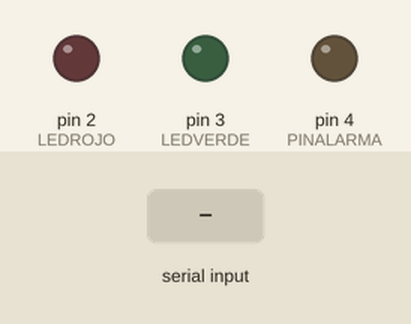
Bench run of a sketch on a simulated Arduino Uno, built with avr-gcc and run on an emulated ATmega328P. Parts: output pins drawn as LEDs (lit = HIGH). The inputs (shaded band) are chosen by the test bench.

Above: at 1.2 s.
1.3 s: "r" received over the second serial link
At 2.2 s:
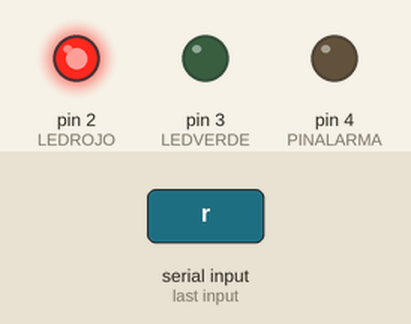
2.8 s: "v" received over the second serial link
At 3.3 s:
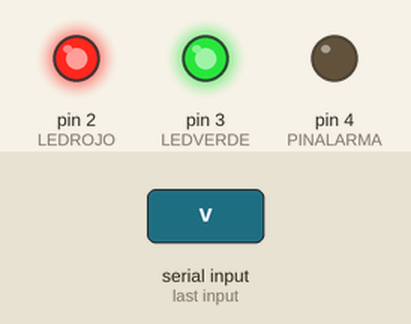
4.3 s: "r" received over the second serial link
At 5.7 s:
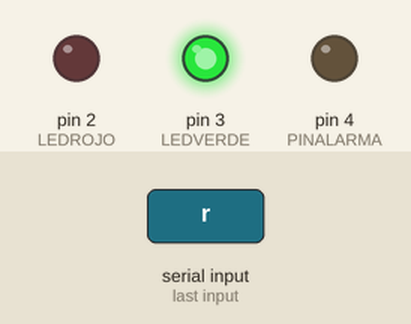
Timing chart, 0 to 7.3 s (numbered marks = the images above; inputs shaded):
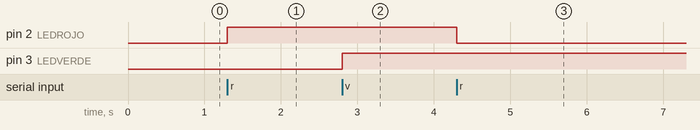

Measured:
- after the input at 1.3 s, pin 2 (LEDROJO): LOW → HIGH at once
- after the input at 2.8 s, pin 3 (LEDVERDE): LOW → HIGH at once
- after the input at 4.3 s, pin 2 (LEDROJO): HIGH → LOW at once

The sketch:

ejemplobluetooth.ino
```cpp
#include <SoftwareSerial.h>

SoftwareSerial miBT(10,11);
//BLUETOOTH
char DATO = 0;
int LEDROJO = 2;
int LEDVERDE = 3;
byte serialA;
int SENSORVALUE;
int ANALOGVALUE;
int PINALARMA = 4;
int i=1;
void setup() {
  // put your setup code here, to run once:
  Serial.begin(9600);
  miBT.begin(38400);
  pinMode(LEDROJO,OUTPUT);
  pinMode(LEDVERDE,OUTPUT);
  pinMode(PINALARMA,OUTPUT);
}

void loop()
{

  serialA=miBT.read();
  if (serialA == 49){
    SENSORVALUE = analogRead(A0);
    ANALOGVALUE = map(SENSORVALUE,0,1023,0,255);
    miBT.write(ANALOGVALUE);
    Serial.print(i);
    Serial.print(",");
    Serial.print(ANALOGVALUE);
    Serial.println(";");
    i = i + 1;

    serialA=0;
  }
  else{
    if(serialA == 'r')
    {
      digitalWrite(LEDROJO,!digitalRead(LEDROJO));

    }
    if(serialA == 'v')
    {
      digitalWrite(LEDVERDE,!digitalRead(LEDVERDE));

    }
    /*if(serialA == 'a')
    {
      tone(PINALARMA,173);
      Serial.print("a");
      delay(50);
      noTone(PINALARMA);

    }*/

  }

  /*if(miBT.available()){

    if(serialA == 'r')
    {

      digitalWrite(LEDROJO,!digitalRead(LEDROJO));
      delay(150);
    }
    if(serialA == 'v')
    {

      digitalWrite(LEDVERDE,!digitalRead(LEDVERDE));
      delay(150);
    }
  }*/
  //delay(500);
}
```
